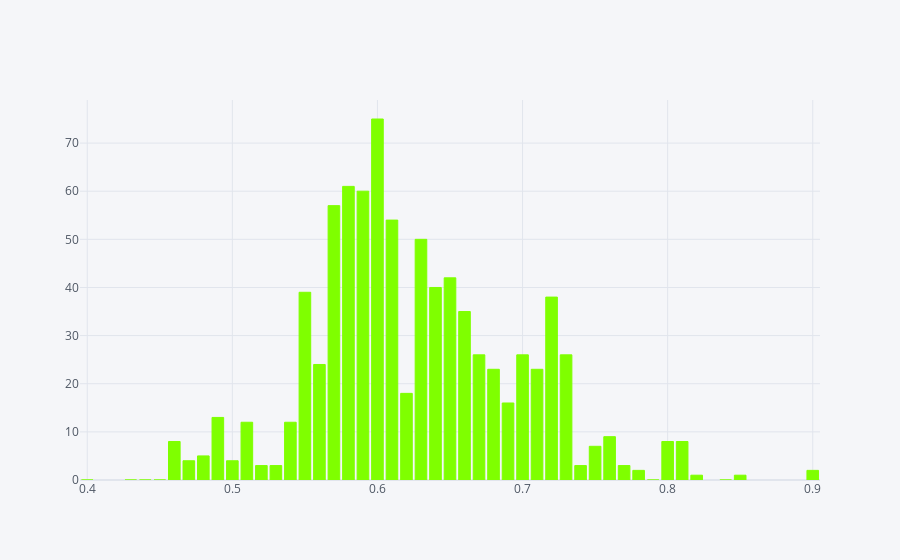

The notebook cell this image was saved under:
### Code cell
bar_mass_index('position_group=="defensive"', 'pff_hit', 'chartreuse')

### Figure 1 — Plotly figure (JSON) as saved in the notebook; plotly's stock layout.template omitted (floating-point values rounded to 4 significant figures)
{"data": [{"marker": {"color": "rgba(127, 255, 0, 1)", "line": {"color": "rgba(127, 255, 0, 1.0)", "width": 1}}, "name": "pff_hit", "orientation": "v", "text": "", "type": "bar", "x": [0.4, 0.43, 0.44, 0.45, 0.46, 0.47, 0.48, 0.49, 0.5, 0.51, 0.52, 0.53, 0.54, 0.55, 0.56, 0.57, 0.58, 0.59, 0.6, 0.61, 0.62, 0.63, 0.64, 0.65, 0.66, 0.67, 0.68, 0.69, 0.7, 0.71, 0.72, 0.73, 0.74, 0.75, 0.76, 0.77, 0.78, 0.79, 0.8, 0.81, 0.82, 0.84, 0.85, 0.9], "y": [0, 0, 0, 0, 8, 4, 5, 13, 4, 12, 3, 3, 12, 39, 24, 57, 61, 60, 75, 54, 18, 50, 40, 42, 35, 26, 23, 16, 26, 23, 38, 26, 3, 7, 9, 3, 2, 0, 8, 8, 1, 0, 1, 2]}], "layout": {"autosize": true, "legend": {"bgcolor": "#F5F6F9", "font": {"color": "#4D5663"}}, "paper_bgcolor": "#F5F6F9", "plot_bgcolor": "#F5F6F9", "title": {"font": {"color": "#4D5663"}}, "xaxis": {"autorange": true, "gridcolor": "#E1E5ED", "range": [0.395, 0.905], "showgrid": true, "tickfont": {"color": "#4D5663"}, "title": {"font": {"color": "#4D5663"}, "text": ""}, "type": "linear", "zerolinecolor": "#E1E5ED"}, "yaxis": {"autorange": true, "gridcolor": "#E1E5ED", "range": [0, 78.95], "showgrid": true, "tickfont": {"color": "#4D5663"}, "title": {"font": {"color": "#4D5663"}, "text": ""}, "type": "linear", "zerolinecolor": "#E1E5ED"}}}
